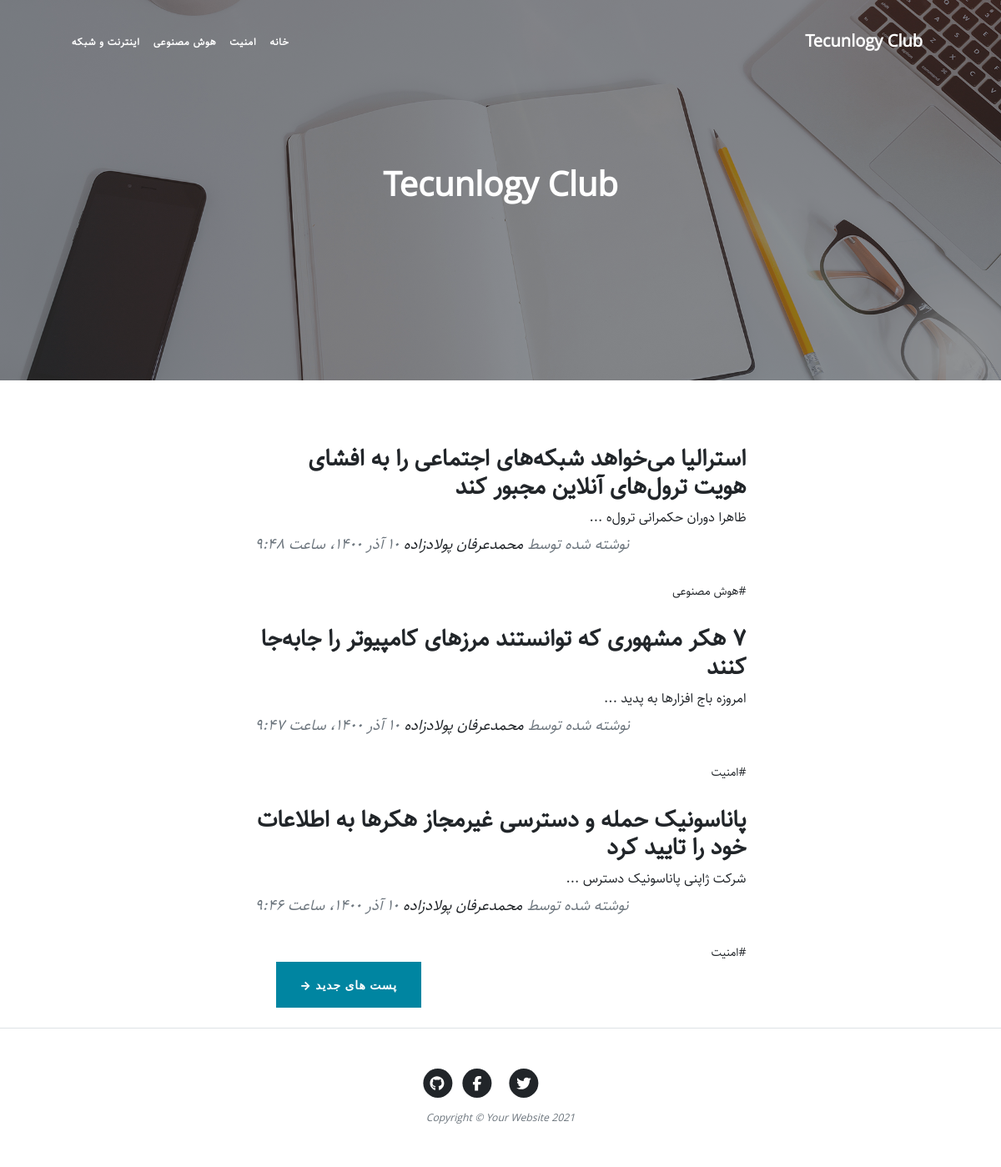
/page/2, run on the app's committed database.
### blog/models.py (models this page shows, shortened)
class Category(models.Model):
    title = models.CharField(max_length=200, verbose_name="عنوان")
    slug = models.SlugField(max_length=200, unique=True, verbose_name="ادرس")
    status = models.BooleanField(
        default=True, verbose_name="ایا نمایش داده شود؟")
    position = models.IntegerField(default=0, verbose_name="پوزیشن")
    class Meta:
        verbose_name = "دسته بندی"
        verbose_name_plural = "دسته بندی ها"
        ordering = ['position']

class Article(models.Model):
    STATUS_CHOICES = (
        ('d', 'پیش نویس'),
        ('p', 'منتشر شده'),
    )
    title = models.CharField(max_length=200, verbose_name="عنوان")
    slug = models.SlugField(max_length=200, unique=True, verbose_name="ادرس")
    category = models.ManyToManyField(
        Category, verbose_name="دسته بندی", related_name="articles")
    description = models.TextField(verbose_name="توضیحات")
    thumbnail = models.ImageField(upload_to='images', verbose_name="تصویر")
    publish = models.DateTimeField(
        default=timezone.now, verbose_name="زمان انتشار")
    created = models.DateTimeField(auto_now_add=True)
    updated = models.DateTimeField(auto_now=True)
    status = models.CharField(
        max_length=1, choices=STATUS_CHOICES, verbose_name="وضعیت")
    class Meta:
        verbose_name = "مقاله"
        verbose_name_plural = "مقالات"
        ordering = ['-publish']
    def jpublish(self):
        return jalali_converter(self.publish)
    jpublish.short_description = "زمان انتشار"
    def category_to_str(self):
        return "، ".join([category.title for category in self.category.all()])
    category_to_str.short_description = "دسته‌بندی"
    def category_published(self):
        return self.category.filter(status=True)
    objects = ArticleManager()

### blog/views.py (the view)
# urls.py: path('', home, name="home"),
def home(request, page=1):
    articles_list = Article.objects.published()
    paginator = Paginator(articles_list, 3)
    articles = paginator.get_page(page)
    context = {
        "articles": articles,
    }
    return render(request, 'blog/home.html', context)

### blog/models.py (called while the page is built)
    def published(self):
        return self.filter(status='p')

### blog/templatetags/base_tags.py (called while the page is built)
@register.simple_tag
def title():
    return "Tecunlogy Club"

@register.inclusion_tag("blog/partials/category_navbar.html")
def category_navbar():
    return {
        "category": Category.objects.filter(status=True)
    }

### extensions/jalali.py (called while the page is built)
    def persian_tuple(self):
        return self.persian_year, self.persian_month, self.persian_day

### extensions/utils.py (called while the page is built)
def persian_numbers_converter(mystr):
    numbers = {
        "0": "۰",
        "1": "۱",
        "2": "۲",
        "3": "۳",
        "4": "۴",
        "5": "۵",
        "6": "۶",
        "7": "۷",
        "8": "۸",
        "9": "۹",
    }
    for e, p in numbers.items():
        mystr = mystr.replace(e, p)
    return mystr

def jalali_converter(time):
    jmonths = ["فروردین", "اردیبهشت", "خرداد", "تیر", "مرداد",
               "شهریور", "مهر", "آبان", "آذر", "دی", "بهمن", "اسفند", ]
    time = timezone.localtime(time)
    time_to_str = "{},{},{}".format(time.year, time.month, time.day)
    time_to_tuple = jalali.Gregorian(time_to_str).persian_tuple()
    time_to_list = list(time_to_tuple)
    for index, month in enumerate(jmonths):
        if time_to_list[1] == index + 1:
            time_to_list[1] = month
            break
    output = "{} {} {}، ساعت {}:{}".format(
        time_to_list[2],
        time_to_list[1],
        time_to_list[0],
        time.hour,
        time.minute,
    )
    return persian_numbers_converter(output)

### blog/templates/blog/home.html (shortened to what this page needs)
{% extends "blog/base.html" %} {% load static %} {% block main %}
<header class="masthead" style="background-image: url('{% static 'blog/assets/img/home-bg.jpg' %}')">
  <div class="container position-relative px-4 px-lg-5">
    <div class="row gx-4 gx-lg-5 justify-content-center">
      <div class="col-md-10 col-lg-8 col-xl-7">
        <div class="site-heading">
          <h1>Tecunlogy Club</h1>
        </div>
      </div>
    </div>
  </div>
</header>
<div class="container px-4 px-lg-5">
  <div class="row gx-4 gx-lg-5 justify-content-center">
    <div class="col-md-10 col-lg-8 col-xl-7">
      {% for article in articles %}
      <div class="post-preview">
        <a href="{% url 'blog:detail' article.slug %}">
          <h2 class="post-title">{{article.title}}</h2>
          <h3 class="post-subtitle">
            {{article.description|truncatechars:30}}
          </h3>
        </a>
        <p class="post-meta">
          نوشته شده توسط
          <a href="#!">محمدعرفان پولادزاده</a>
          {{article.jpublish}}
        </p>
        <div>
          {% for cat in article.category_published.all %}
          <a href="{% url 'blog:category' cat.slug %}">#{{cat.title}}</a>
          {% endfor %}
        </div>
      </div>
      {% endfor %}
      <div class="d-flex justify-content-end mb-4">
        {% if articles.has_previous %}
        <a class="btn btn-primary text-uppercase" href="{% url 'blog:home' articles.previous_page_number %}" style="margin-left:
          25px">پست های جدید &rarr;</a>
        {% endif %}
      </div>
    </div>
  </div>
</div>
{% endblock %}

### blog/templates/blog/partials/category_navbar.html
<div class="collapse navbar-collapse nav" id="navbarResponsive">
  <ul class="navbar-nav ml-auto">
    <li class="nav-item">
      <a class="nav-link" href="/">خانه</a>
    </li>
    {% for cat in category %}
    <li class="nav-item">
      <a class="nav-link" href="{% url 'blog:category' cat.slug %}">{{cat.title}}</a>
    </li>
    {% endfor %}
  </ul>
</div>

### blog/static/blog/css/rtl.css (style rules this page uses)
body { direction: rtl; text-align: right; font-family: "Sahel"; font-size: 14px; }
h1, h2, h3, h4, h5, h6, a { font-family: Sahel; }
.navbar-nav { margin-left: initial !important; margin-right: auto; }
.post-meta { text-align: left; }
header.masthead .site-heading h1 { font-size: 40px; }
.post-title { font-size: 28px !important; }
.post-subtitle { font-size: 16px; }
.nav ul { padding-right: 0; }
.nav ul li { border-bottom: none; height: 86px; line-height: 86px; font-size: 14px; display: inline-block; float: left; margin: 0 auto; }
.nav ul li a { text-decoration: none; color: #000000; display: block; transition: 0.3s background-color; padding: 0 24px; }
.nav a { border-bottom: none; }

### data on the page
Category: title "امنیت"
Category: title "هوش مصنوعی"
Category: title "اینترنت و شبکه"
Article: title "استرالیا می‌خواهد شبکه‌های اجتماعی را به افشای هویت ترول‌های آنلاین مجبور کند", description "ظاهرا دوران حکمرانی ترول‌ه ...", jpublish "۱۰ آذر ۱۴۰۰، ساعت ۹:۴۸"
Article: title "۷ هکر مشهوری که توانستند مرزهای کامپیوتر را جابه‌جا کنند", description "امروزه باج افزارها به پدید ...", jpublish "۱۰ آذر ۱۴۰۰، ساعت ۹:۴۷"
Article: title "پاناسونیک حمله و دسترسی غیرمجاز هکرها به اطلاعات خود را تایید کرد", description "شرکت ژاپنی پاناسونیک دسترس ...", jpublish "۱۰ آذر ۱۴۰۰، ساعت ۹:۴۶"
